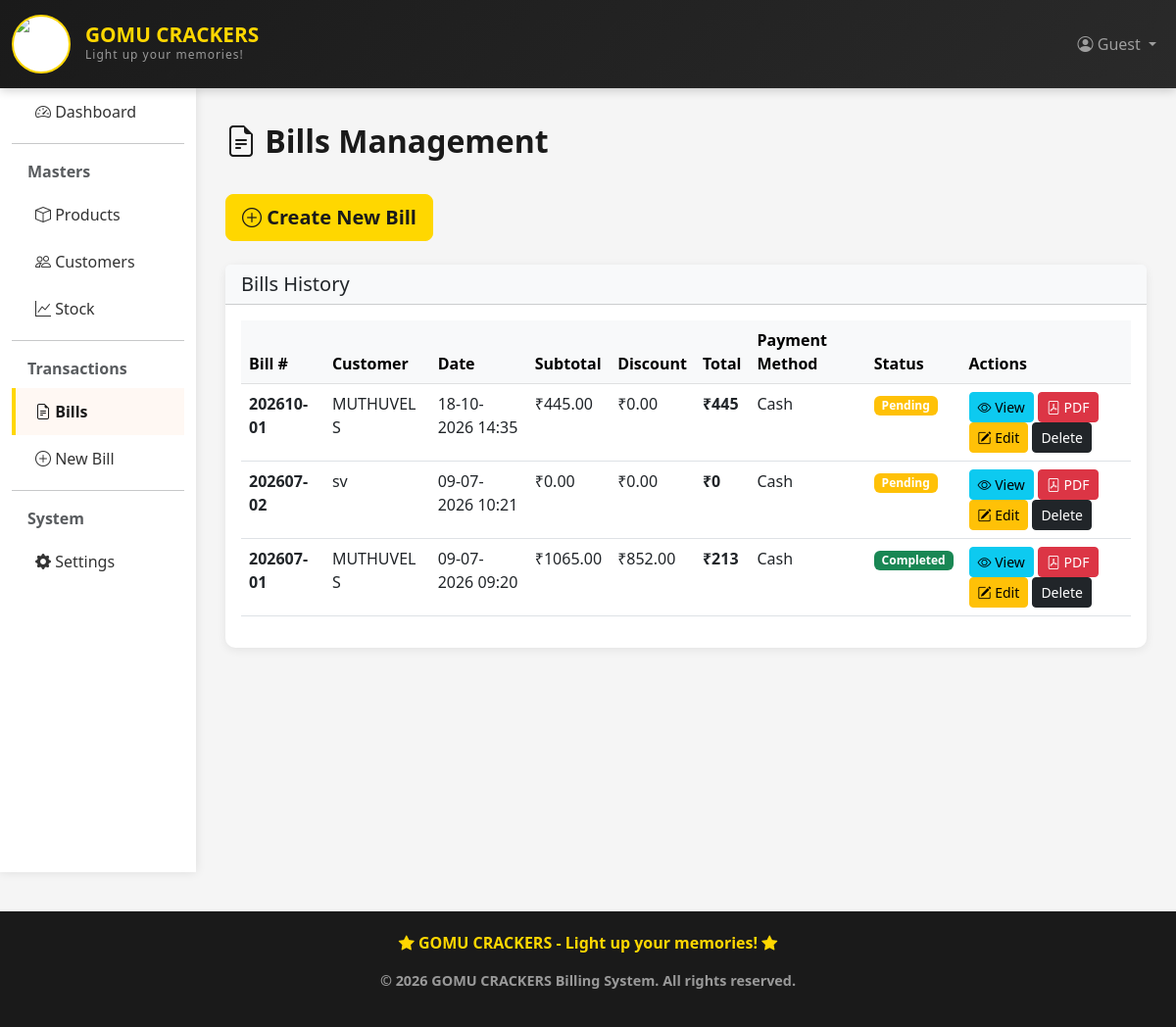
/billing/bills/, run on the app's committed database.
### billing_app/models.py (models this page shows, shortened)
class Bill(models.Model):
    PAYMENT_CHOICES = [
        ('cash', 'Cash'),
        ('card', 'Card'),
        ('upi', 'UPI'),
        ('cheque', 'Cheque'),
    ]
    bill_number = models.CharField(max_length=30, unique=True, blank=True, null=True, editable=False)
    bill_sequence = models.PositiveIntegerField(default=1)
    customer = models.ForeignKey(Customer, on_delete=models.SET_NULL, null=True, blank=True)
    bill_date = models.DateTimeField(auto_now_add=True)
    subtotal = models.DecimalField(max_digits=10, decimal_places=2, default=0)
    discount_percent = models.DecimalField(max_digits=5, decimal_places=2, default=0)
    discount_amount = models.DecimalField(max_digits=10, decimal_places=2, default=0)
    total_amount = models.DecimalField(max_digits=10, decimal_places=2, default=0)
    payment_method = models.CharField(max_length=10, choices=PAYMENT_CHOICES, default='cash')
    payment_received = models.DecimalField(max_digits=10, decimal_places=2, default=0)
    change_amount = models.DecimalField(max_digits=10, decimal_places=2, default=0)
    is_completed = models.BooleanField(default=False)
    notes = models.TextField(blank=True, null=True)
    created_at = models.DateTimeField(auto_now_add=True)
    updated_at = models.DateTimeField(auto_now=True)
    class Meta:
        ordering = ['-bill_date']

class Customer(models.Model):
    name = models.CharField(max_length=100)
    phone = models.CharField(max_length=15)
    email = models.EmailField(blank=True, null=True)
    address = models.TextField(blank=True, null=True)
    city = models.CharField(max_length=50, blank=True, null=True)
    created_at = models.DateTimeField(auto_now_add=True)
    updated_at = models.DateTimeField(auto_now=True)
    class Meta:
        ordering = ['-created_at']

### billing_app/views.py (the view)
# urls.py: path('bills/', views.bill_list, name='bill_list'),
def bill_list(request):
    bills = Bill.objects.all()
    return render(request, 'billing/bill_list.html', {'bills': bills})

### billing_app/templates/billing/bill_list.html (shortened to what this page needs)
{% extends 'billing/base.html' %}
{% block content %}
<div class="page-title">
    <i class="bi bi-file-earmark-text"></i> Bills Management
</div>
<div class="mb-4">
    <a href="{% url 'bill_create' %}" class="btn btn-primary btn-lg">
        <i class="bi bi-plus-circle"></i> Create New Bill
    </a>
</div>
<div class="card">
    <div class="card-header bg-light">
        <h5 class="mb-0">Bills History</h5>
    </div>
    <div class="card-body">
        {% if bills %}
            <div class="table-responsive">
                <table class="table table-hover">
                    <thead class="table-light">
                        <tr>
                            <th>Bill #</th>
                            <th>Customer</th>
                            <th>Date</th>
                            <th>Subtotal</th>
                            <th>Discount</th>
                            <th>Total</th>
                            <th>Payment Method</th>
                            <th>Status</th>
                            <th>Actions</th>
                        </tr>
                    </thead>
                    <tbody>
                        {% for bill in bills %}
                        <tr>
                            <td><strong>{{ bill.bill_number }}</strong></td>
                            <td>{{ bill.customer.name|default:"Walk-in" }}</td>
                            <td>{{ bill.bill_date|date:"d-m-Y H:i" }}</td>
                            <td>₹{{ bill.subtotal|floatformat:2 }}</td>
                            <td>₹{{ bill.discount_amount|floatformat:2 }}</td>
                            <td><strong>₹{{ bill.total_amount|floatformat:"0" }}</strong></td>
                            <td>{{ bill.get_payment_method_display }}</td>
                            <td>
                                {% if bill.is_completed %}
                                    <span class="badge bg-success">Completed</span>
                                {% else %}
                                    <span class="badge bg-warning">Pending</span>
                                {% endif %}
                            </td>
                            <td>
                                <a href="{% url 'bill_detail' bill.id %}" class="btn btn-sm btn-info" title="View Details">
                                    <i class="bi bi-eye"></i> View
                                </a>
                                <a href="{% url 'bill_pdf' bill.id %}" class="btn btn-sm btn-danger" title="Download PDF">
                                    <i class="bi bi-file-pdf"></i> PDF
                                </a>
                                {% if bill.is_completed %}
                                    <a href="{% url 'bill_reopen' bill.id %}" class="btn btn-sm btn-warning" title="Edit this bill">
                                        <i class="bi bi-pencil-square"></i> Edit
                                    </a>
                                {% else %}
                                    <a href="{% url 'bill_items' bill.id %}" class="btn btn-sm btn-warning" title="Edit Bill">
                                        <i class="bi bi-pencil-square"></i> Edit
                                    </a>
                                {% endif %}
                                <a href="{% url 'delete_bill' bill.id %}"
                                   class="btn btn-dark btn-sm"
                                   onclick="return confirm('Are you sure you want to delete this bill?');">
                                    Delete
                                </a>
                            </td>
                        </tr>
                        {% endfor %}
                    </tbody>
                </table>
            </div>
        {% else %}
            <div class="alert alert-info">
                <i class="bi bi-info-circle"></i> No bills created yet.
                <a href="{% url 'bill_create' %}" class="alert-link">Create your first bill</a>
            </div>
        {% endif %}
    </div>
</div>
{% endblock %}

### billing_app/templates/billing/base.html (style rules this page uses)
:root { --primary-color: #FFD700; --secondary-color: #1a1a1a; --light-color: #FFF8F3; --dark-color: #1a1a1a; }
body { background-color: #f5f5f5; font-family: 'Segoe UI', Tahoma, Geneva, Verdana, sans-serif; }
.card { border: none; border-radius: 10px; box-shadow: 0 2px 10px rgba(0,0,0,0.08); transition: transform 0.3s ease; }
.btn-primary { background-color: var(--primary-color); border-color: var(--primary-color); color: var(--secondary-color); font-weight: 600; }
.page-title { color: var(--secondary-color); font-weight: 700; margin-bottom: 30px; font-size: 2rem; }

### data on the page
Bill: bill_number "202610-01", customer.name "MUTHUVEL S", bill_date "18-10-2026 14:35", subtotal "445.00", discount_amount "0.00", total_amount "445", payment_method "Cash", is_completed "Pending"
Bill: bill_number "202607-02", customer.name "sv", bill_date "09-07-2026 10:21", subtotal "0.00", discount_amount "0.00", total_amount "0", payment_method "Cash", is_completed "Pending"
Bill: bill_number "202607-01", customer.name "MUTHUVEL S", bill_date "09-07-2026 09:20", subtotal "1065.00", discount_amount "852.00", total_amount "213", payment_method "Cash", is_completed "Completed"
